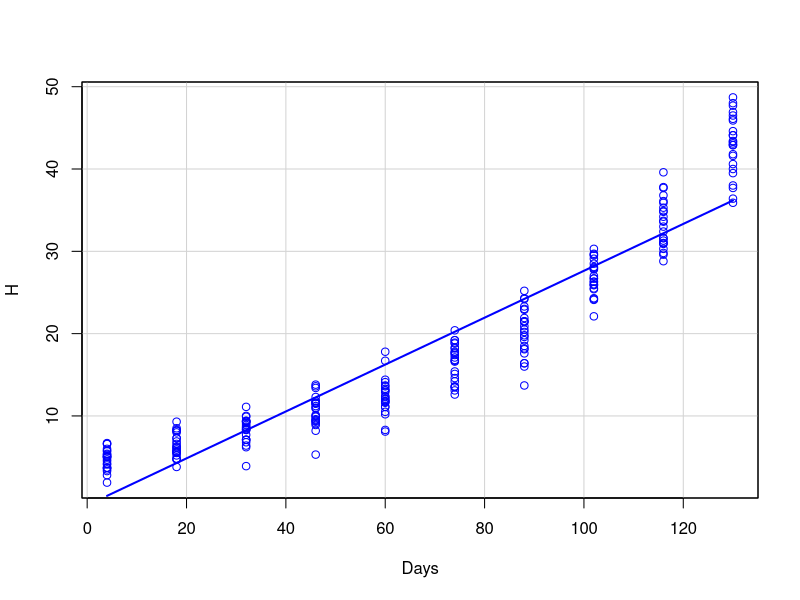
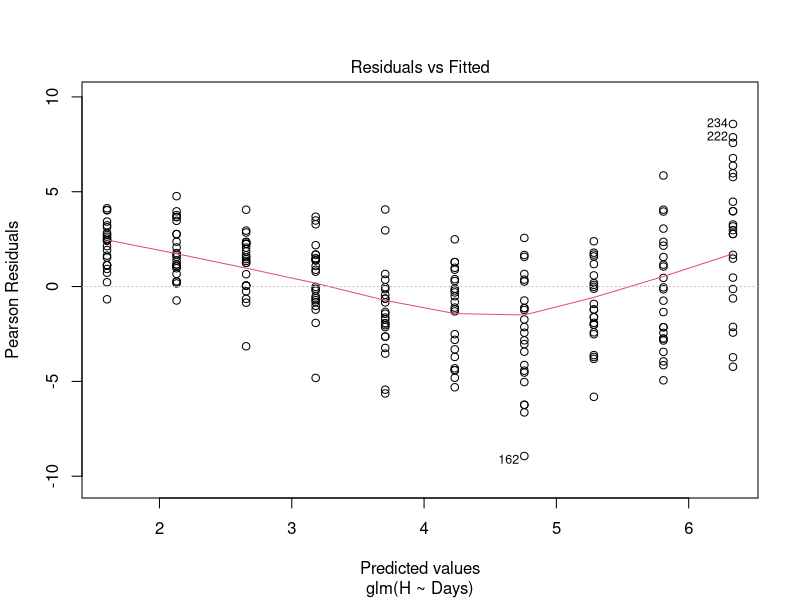
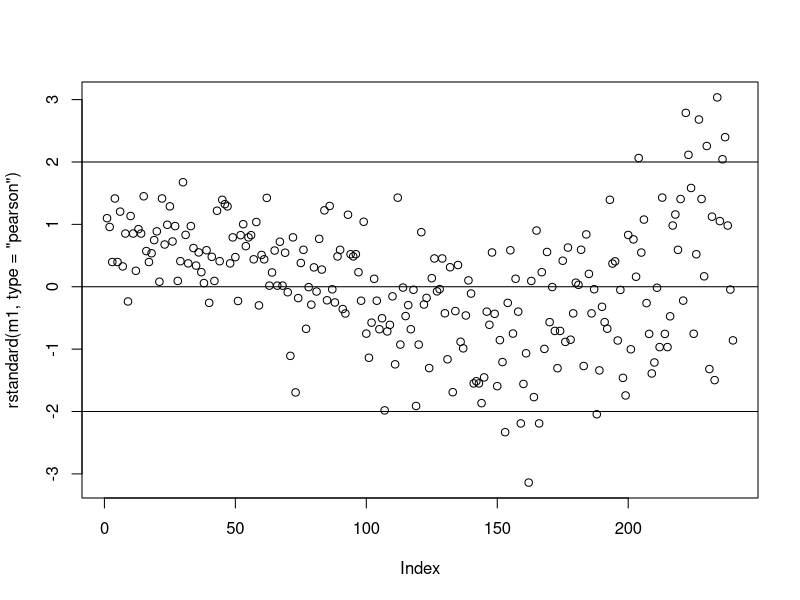
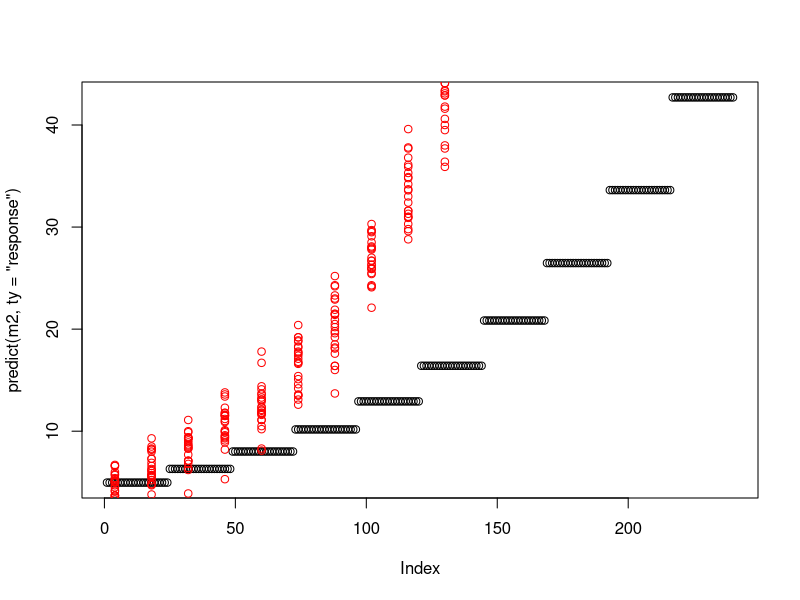
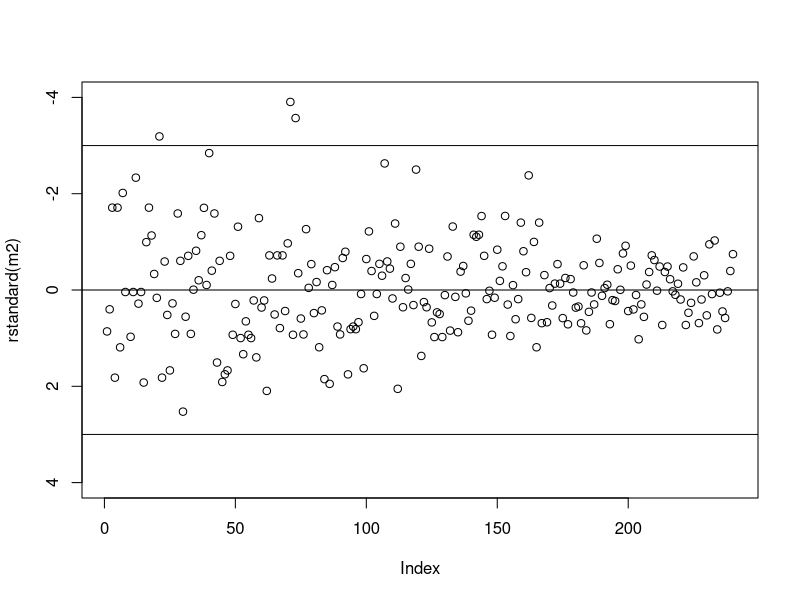
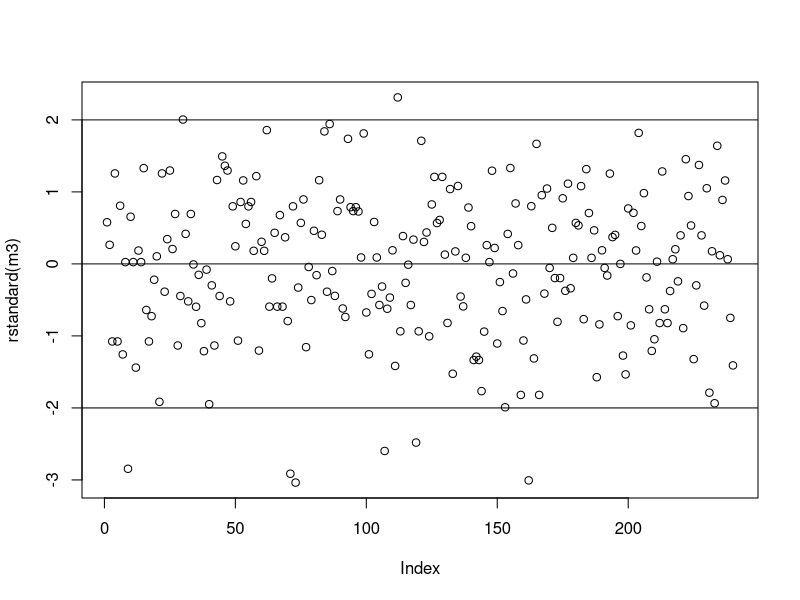

Write R code to recreate these figures, in order.
setwd("~/Downloads/pie2/desembre/")
library(car)
library(nlme)
dd <- read.csv2("ah.csv")

head(dd)
sp(H~Days, boxplot=F, smooth=F, data=dd)

# ------------------------
# Gaussian (Normal) amb link = sqrt
# ------------------------

# Ap. 1
summary(m1 <- glm(H~Days,
                  family=gaussian(link="sqrt"),
                  data=dd))

# Ap. 2
plot(m1, which=1)
plot(rstandard(m1, type="pearson"))
abline(h=c(-2,0,2))
which(abs(rstandard(m1)) > 2)

# Ap. 3
FDays <- as.factor(dd$Days)
m1f <- glm(H ~ Days + FDays,
           family = gaussian(link="sqrt"),
           data = dd)

print(anova(m1, m1f, test="F"))
print(anova(m1f, test="F"))

# Ap. 4
print(leveneTest(resid(m1, type="pearson")~FDays))

# Ap. 5
customDays <- data.frame(Days=c(0, 105, 150))
pred <- predict(m1, customDays, se.fit = T, type="response")
print(cbind(mu = pred$fit,
            se = pred$se.fit))

# ------------------------
# Gamma amb link = log
# ------------------------

# Ap. 1
summary(m2 <- glm(H ~ Days,
          family=Gamma(link="log"),
          data=dd))

plot(predict(m2, ty="response"))
with(dd, points(Days, H, col="red"))

# Ap. 2
plot(rstandard(m2), ylim = c(4,-4))
abline(h=c(-3,0,3))
which(abs(rstandard(m2)) > 3)

# Ap. 3
FDays <- as.factor(dd$Days)
m2f <-glm(H ~ Days + FDays,
          family=Gamma(link="log"),
          data=dd)

anova(m2, m2f, test="F")

# Ap. 4
print(leveneTest(resid(m2, type="pearson")~FDays))

# Ap. 5
customDays <- data.frame(Days=c(0, 105, 150))
pred <- predict(m2, customDays, se.fit = T, type="response")
print(cbind(mu = pred$fit,
            se = pred$se.fit))

# ------------------------
# Response with variance function = mu and link = log (~ Poisson)
# ------------------------

# Ap. 1
summary(m3 <- glm(H ~ Days,
                  family=quasi(variance="mu",link="log"),
                  data=dd))

# Ap. 2
plot(rstandard(m3))
abline(h=c(-2,0,2))
which(abs(rstandard(m3)) > 2)

# Ap. 3

# Ap. 4

# Ap. 5
customDays <- data.frame(Days=c(0, 105, 150))
pred <- predict(m3, customDays, se.fit = T, type="response")
print(cbind(mu = pred$fit,
            se = pred$se.fit))
